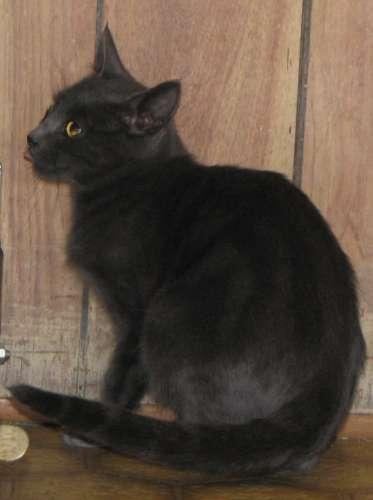
#> input picture Personal - Tutorials/PyTorch/Images/PetImages/Cat/10014.jpg, 373 x 500 px, found by its file name; its folder holds only this picture in this run
$ jupyter execute --allow-errors tutorial_5.ipynb
#> lines starting #> are read from the running program, lines starting #| are printed output that depends on the picture
[cell 1]
import os
import cv2
import numpy as np
from tqdm import tqdm

REBUILD_DATA = True

[cell 2]
class DogsVSCats():
    IMG_SIZE = 50
    CATS = "PetImages/Cat"
    DOGS = "PetImages/Dog"
    LABELS = {CATS: 0
             ,DOGS: 1}
    training_data = []
    catcount = 0
    dogcount = 0

    def make_training_data(self):
        for label in self.LABELS:
            print(label)
            for f in tqdm(os.listdir(label)):
                try:
                    path = os.path.join(label,f)
                    img = cv2.imread(path,cv2.IMREAD_GRAYSCALE)
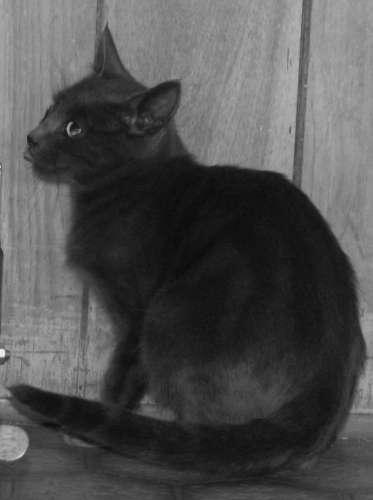
#> img: shape (500, 373); min 9, max 253, mean 79.4

                    img = cv2.resize(img,(self.IMG_SIZE,self.IMG_SIZE))
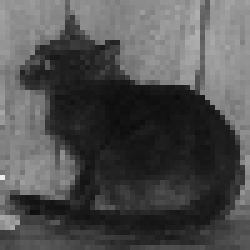
#> img: shape (50, 50) (shown 5 times larger); min 13, max 237, mean 79.4

                    self.training_data.append([np.array(img), np.eye(2)[self.LABELS[label]]]) #convert scalar value to one hot vector.

                    if label == self.CATS:
                        self.catcount += 1
                    elif label == self.DOGS:
                        self.dogcount += 1
                except:
                    pass
                    print("Failed image")
        np.random.shuffle(self.training_data)
        np.save("training_data.npy",self.training_data)
        print("Cats: ",self.catcount)
        print("Dogs: ",self.dogcount)
#> (the rest of this cell did not finish here and is left out)
